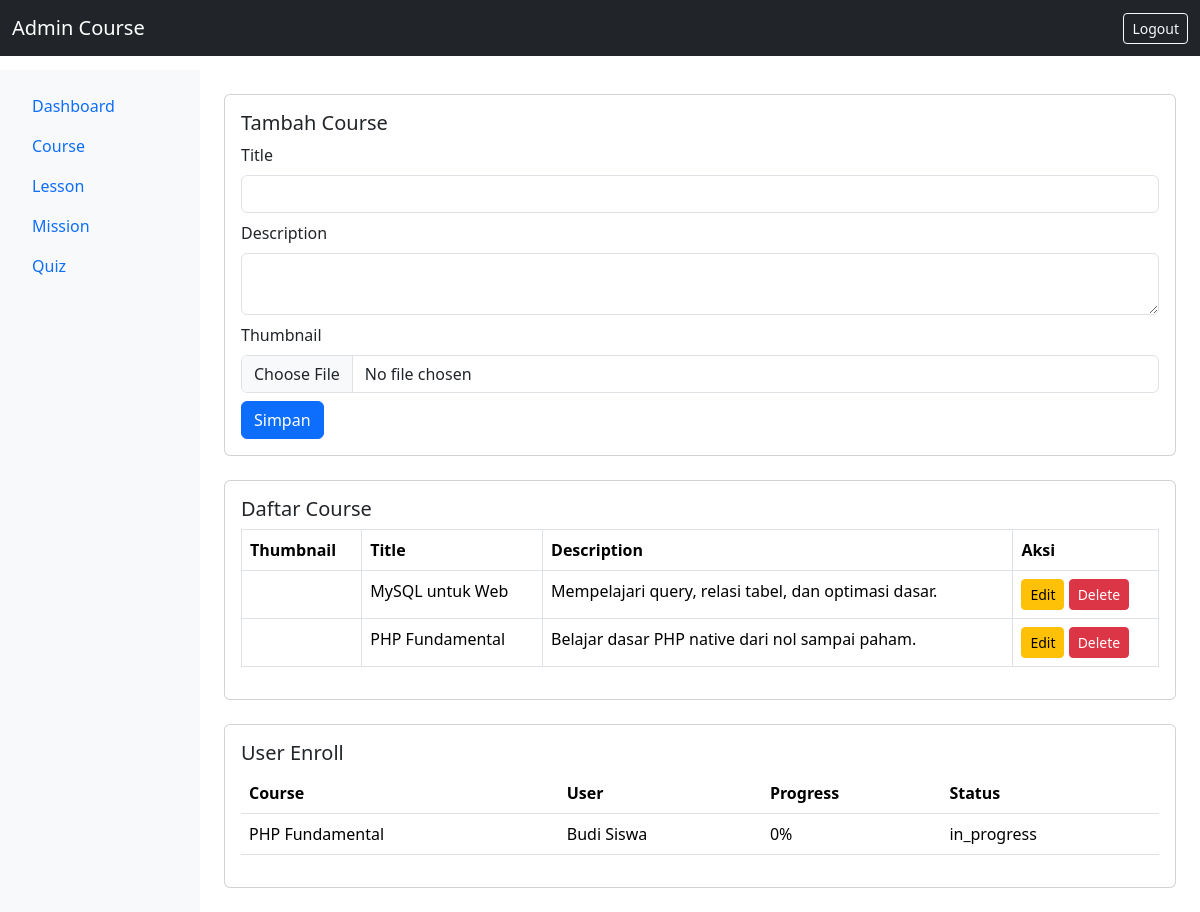
Screenshot of /admin/course.php (signed in) with the database file from the repository.
### tables this page shows
CREATE TABLE courses (
    id INT AUTO_INCREMENT PRIMARY KEY,
    title VARCHAR(150) NOT NULL,
    description TEXT NOT NULL,
    thumbnail VARCHAR(255) NULL,
    created_at TIMESTAMP DEFAULT CURRENT_TIMESTAMP
);

CREATE TABLE enrollments (
    id INT AUTO_INCREMENT PRIMARY KEY,
    user_id INT NOT NULL,
    course_id INT NOT NULL,
    progress INT NOT NULL DEFAULT 0,
    status ENUM('in_progress', 'completed') NOT NULL DEFAULT 'in_progress',
    enrolled_at TIMESTAMP DEFAULT CURRENT_TIMESTAMP,
    UNIQUE KEY unique_enrollment (user_id, course_id),
    CONSTRAINT fk_enroll_user FOREIGN KEY (user_id) REFERENCES users(id) ON DELETE CASCADE,
    CONSTRAINT fk_enroll_course FOREIGN KEY (course_id) REFERENCES courses(id) ON DELETE CASCADE
);

CREATE TABLE users (
    id INT AUTO_INCREMENT PRIMARY KEY,
    name VARCHAR(100) NOT NULL,
    email VARCHAR(120) NOT NULL UNIQUE,
    password VARCHAR(255) NOT NULL,
    role ENUM('admin', 'user') NOT NULL DEFAULT 'user',
    created_at TIMESTAMP DEFAULT CURRENT_TIMESTAMP
);

### config/functions.php (called while the page is built, shortened)
<?php
function e(string $value): string
{
    return htmlspecialchars($value, ENT_QUOTES, 'UTF-8');
}

### admin/course.php (the view, shortened to what this page needs)
<?php
require_once __DIR__ . '/../config/database.php';
require_once __DIR__ . '/../config/functions.php';
$edit = null;
$courses = $pdo->query('SELECT * FROM courses ORDER BY id DESC')->fetchAll();
$enrolledUsers = $pdo->query('SELECT c.title, u.name, e.progress, e.status FROM enrollments e JOIN users u ON u.id = e.user_id JOIN courses c ON c.id = e.course_id ORDER BY e.id DESC')->fetchAll();
?>
<!doctype html><html lang="en"><head><link href="https://cdn.jsdelivr.net/npm/bootstrap@5.3.3/dist/css/bootstrap.min.css" rel="stylesheet"></head><body>
<nav class="navbar navbar-dark bg-dark fixed-top"><div class="container-fluid"><span class="navbar-brand">Admin Course</span><a class="btn btn-outline-light btn-sm" href="/elearning/auth/logout.php">Logout</a></div></nav>
<div class="container-fluid" style="padding-top:70px;"><div class="row"><div class="col-md-2 bg-light min-vh-100 p-3"><ul class="nav flex-column"><li class="nav-item"><a class="nav-link" href="dashboard.php">Dashboard</a></li><li class="nav-item"><a class="nav-link active" href="course.php">Course</a></li><li class="nav-item"><a class="nav-link" href="lesson.php">Lesson</a></li><li class="nav-item"><a class="nav-link" href="mission.php">Mission</a></li><li class="nav-item"><a class="nav-link" href="quiz.php">Quiz</a></li></ul></div><div class="col-md-10 p-4">
<div class="card mb-4"><div class="card-body"><h5><?= $edit ? 'Edit' : 'Tambah' ?> Course</h5>
<form method="post" enctype="multipart/form-data"><input type="hidden" name="id" value="<?= (int)($edit['id'] ?? 0) ?>"><input type="hidden" name="existing_thumbnail" value="<?= e($edit['thumbnail'] ?? '') ?>">
<div class="mb-2"><label class="form-label">Title</label><input class="form-control" name="title" value="<?= e($edit['title'] ?? '') ?>" required></div>
<div class="mb-2"><label class="form-label">Description</label><textarea class="form-control" name="description" required><?= e($edit['description'] ?? '') ?></textarea></div>
<div class="mb-2"><label class="form-label">Thumbnail</label><input type="file" class="form-control" name="thumbnail"></div>
<button class="btn btn-primary">Simpan</button></form></div></div>
<div class="card mb-4"><div class="card-body"><h5>Daftar Course</h5><table class="table table-bordered"><thead><tr><th>Thumbnail</th><th>Title</th><th>Description</th><th>Aksi</th></tr></thead><tbody>
<?php foreach ($courses as $course): ?><tr>
<td><?php if ($course['thumbnail']): ?><img src="/elearning/uploads/<?= e($course['thumbnail']) ?>" width="80"><?php endif; ?></td>
<td><?= e($course['title']) ?></td><td><?= e($course['description']) ?></td>
<td><a class="btn btn-sm btn-warning" href="?edit=<?= (int)$course['id'] ?>">Edit</a> <a class="btn btn-sm btn-danger" href="?delete=<?= (int)$course['id'] ?>" onclick="return confirm('Hapus course?')">Delete</a></td>
</tr><?php endforeach; ?></tbody></table></div></div>
<div class="card"><div class="card-body"><h5>User Enroll</h5><table class="table"><thead><tr><th>Course</th><th>User</th><th>Progress</th><th>Status</th></tr></thead><tbody>
<?php foreach ($enrolledUsers as $row): ?><tr><td><?= e($row['title']) ?></td><td><?= e($row['name']) ?></td><td><?= (int)$row['progress'] ?>%</td><td><?= e($row['status']) ?></td></tr><?php endforeach; ?>
</tbody></table></div></div>
</div></div></div></body></html>

### rows the page displays
courses: title "MySQL untuk Web", description "Mempelajari query, relasi tabel, dan optimasi dasar."
courses: title "PHP Fundamental", description "Belajar dasar PHP native dari nol sampai paham."
enrollments: course.title "PHP Fundamental", user.name "Budi Siswa", progress "0", status "in_progress"
